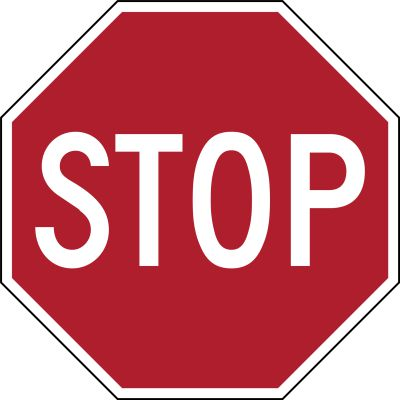
#> input picture Data-storage/Stop-Sign-400.jpg, 400 x 400 px, found by its file name
$ python OCR-sample.py
#> lines starting #> are read from the running program, lines starting #| are printed output that depends on the picture; after the words box and inside, x2 and y2 are one past the last pixel; in counts of white or black regions, pixels touching at a corner belong together

from tesserocr import PyTessBaseAPI
from PIL import Image


column = Image.open(r'C:\Users\brans\Documents\Application-files-utilities\VScode\Project-007\Data-storage\Stop-Sign-400.jpg')
#> column is the input picture: PIL image 400x400 RGB; mean R, G, B 200.5, 111.4, 120.7
gray = column.convert('L')
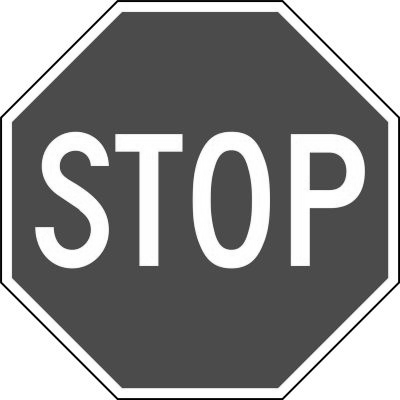
#> gray: PIL image 400x400 L; min 0, max 255, mean 139.1
blackwhite = gray.point(lambda x: 0 if x < 200 else 255, '1')
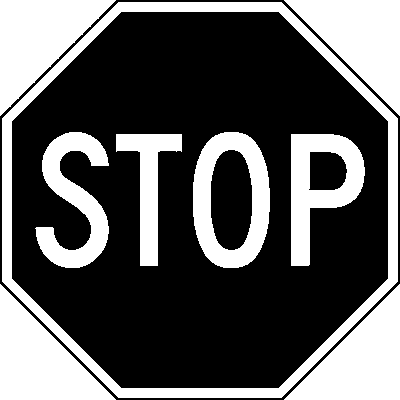
#> blackwhite: PIL image 400x400 1; 35.9% white; 9 white regions, largest, box (x1, y1, x2, y2) and area: (2, 2, 398, 398) 12276, (0, 0, 116, 116) 6795, (284, 0, 400, 116) 6786
blackwhite.save(r'C:\Users\brans\Documents\Application-files-utilities\VScode\Project-007\Data-storage\sample.jpg')


#> (the run stopped early here; a loop or call above may not have finished)
